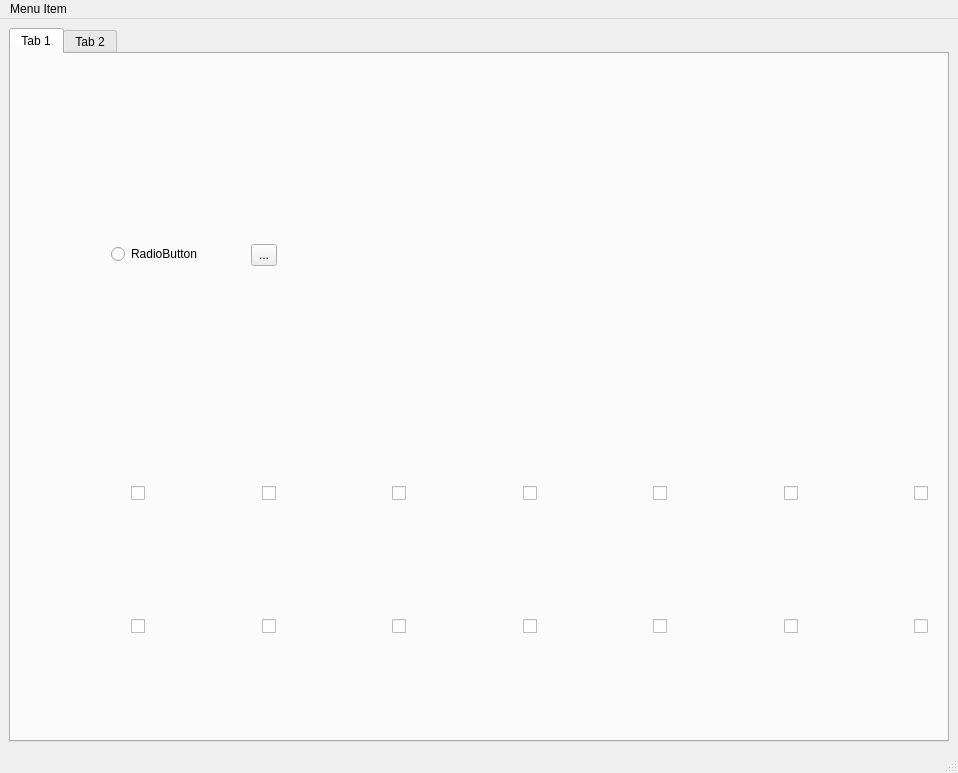
<?xml version="1.0" encoding="UTF-8"?>
<ui version="4.0">
 <class>MainWindow</class>
 <widget class="QMainWindow" name="MainWindow">
  <property name="geometry">
   <rect>
    <x>0</x>
    <y>0</y>
    <width>958</width>
    <height>773</height>
   </rect>
  </property>
  <property name="windowTitle">
   <string>MainWindow</string>
  </property>
  <widget class="QWidget" name="centralwidget">
   <layout class="QHBoxLayout" name="horizontalLayout">
    <item>
     <widget class="QTabWidget" name="tabWidget">
      <property name="currentIndex">
       <number>0</number>
      </property>
      <widget class="QWidget" name="tab">
       <attribute name="title">
        <string>Tab 1</string>
       </attribute>
       <widget class="QToolButton" name="toolButton">
        <property name="geometry">
         <rect>
          <x>240</x>
          <y>190</y>
          <width>26</width>
          <height>22</height>
         </rect>
        </property>
        <property name="text">
         <string>...</string>
        </property>
       </widget>
       <widget class="QRadioButton" name="radioButton">
        <property name="geometry">
         <rect>
          <x>100</x>
          <y>190</y>
          <width>99</width>
          <height>20</height>
         </rect>
        </property>
        <property name="text">
         <string>RadioButton</string>
        </property>
       </widget>
       <widget class="QWidget" name="">
        <property name="geometry">
         <rect>
          <x>-10</x>
          <y>320</y>
          <width>200</width>
          <height>124</height>
         </rect>
        </property>
        <layout class="QGridLayout" name="gridLayout_4">
         <item row="0" column="0">
          <widget class="QLabel" name="label_7">
           <property name="text">
            <string>&lt;html&gt;&lt;head/&gt;&lt;body&gt;&lt;p&gt;&lt;img src=&quot;:/icons/monkey.png&quot;/&gt;&lt;/p&gt;&lt;/body&gt;&lt;/html&gt;</string>
           </property>
          </widget>
         </item>
         <item row="0" column="5" rowspan="2">
          <widget class="QLabel" name="label_9">
           <property name="text">
            <string>&lt;html&gt;&lt;head/&gt;&lt;body&gt;&lt;p&gt;&lt;img src=&quot;:/icons/monkey.png&quot;/&gt;&lt;/p&gt;&lt;/body&gt;&lt;/html&gt;</string>
           </property>
          </widget>
         </item>
         <item row="0" column="6" colspan="2">
          <widget class="QLabel" name="label_10">
           <property name="text">
            <string>&lt;html&gt;&lt;head/&gt;&lt;body&gt;&lt;p&gt;&lt;img src=&quot;:/icons/monkey.png&quot;/&gt;&lt;/p&gt;&lt;/body&gt;&lt;/html&gt;</string>
           </property>
          </widget>
         </item>
         <item row="1" column="1" rowspan="2" colspan="2">
          <widget class="QLabel" name="label_8">
           <property name="text">
            <string>&lt;html&gt;&lt;head/&gt;&lt;body&gt;&lt;p&gt;&lt;img src=&quot;:/icons/monkey.png&quot;/&gt;&lt;/p&gt;&lt;/body&gt;&lt;/html&gt;</string>
           </property>
          </widget>
         </item>
         <item row="1" column="6" rowspan="2" colspan="2">
          <widget class="QLabel" name="label_14">
           <property name="text">
            <string>&lt;html&gt;&lt;head/&gt;&lt;body&gt;&lt;p&gt;&lt;img src=&quot;:/icons/monkey.png&quot;/&gt;&lt;/p&gt;&lt;/body&gt;&lt;/html&gt;</string>
           </property>
          </widget>
         </item>
         <item row="1" column="10" rowspan="2">
          <widget class="QLabel" name="label_11">
           <property name="text">
            <string>&lt;html&gt;&lt;head/&gt;&lt;body&gt;&lt;p&gt;&lt;img src=&quot;:/icons/monkey.png&quot;/&gt;&lt;/p&gt;&lt;/body&gt;&lt;/html&gt;</string>
           </property>
          </widget>
         </item>
         <item row="1" column="11">
          <widget class="QLabel" name="label_12">
           <property name="text">
            <string>&lt;html&gt;&lt;head/&gt;&lt;body&gt;&lt;p&gt;&lt;img src=&quot;:/icons/monkey.png&quot;/&gt;&lt;/p&gt;&lt;/body&gt;&lt;/html&gt;</string>
           </property>
          </widget>
         </item>
         <item row="2" column="2" rowspan="2" colspan="2">
          <widget class="QLabel" name="label_18">
           <property name="text">
            <string>&lt;html&gt;&lt;head/&gt;&lt;body&gt;&lt;p&gt;&lt;img src=&quot;:/icons/monkey.png&quot;/&gt;&lt;/p&gt;&lt;/body&gt;&lt;/html&gt;</string>
           </property>
          </widget>
         </item>
         <item row="2" column="7" rowspan="2" colspan="2">
          <widget class="QLabel" name="label_15">
           <property name="text">
            <string>&lt;html&gt;&lt;head/&gt;&lt;body&gt;&lt;p&gt;&lt;img src=&quot;:/icons/monkey.png&quot;/&gt;&lt;/p&gt;&lt;/body&gt;&lt;/html&gt;</string>
           </property>
          </widget>
         </item>
         <item row="2" column="11" rowspan="2">
          <widget class="QLabel" name="label_13">
           <property name="text">
            <string>&lt;html&gt;&lt;head/&gt;&lt;body&gt;&lt;p&gt;&lt;img src=&quot;:/icons/monkey.png&quot;/&gt;&lt;/p&gt;&lt;/body&gt;&lt;/html&gt;</string>
           </property>
          </widget>
         </item>
         <item row="3" column="3" rowspan="2" colspan="2">
          <widget class="QLabel" name="label_19">
           <property name="text">
            <string>&lt;html&gt;&lt;head/&gt;&lt;body&gt;&lt;p&gt;&lt;img src=&quot;:/icons/monkey.png&quot;/&gt;&lt;/p&gt;&lt;/body&gt;&lt;/html&gt;</string>
           </property>
          </widget>
         </item>
         <item row="3" column="8" rowspan="2" colspan="2">
          <widget class="QLabel" name="label_16">
           <property name="text">
            <string>&lt;html&gt;&lt;head/&gt;&lt;body&gt;&lt;p&gt;&lt;img src=&quot;:/icons/monkey.png&quot;/&gt;&lt;/p&gt;&lt;/body&gt;&lt;/html&gt;</string>
           </property>
          </widget>
         </item>
         <item row="4" column="4" rowspan="2" colspan="2">
          <widget class="QLabel" name="label_20">
           <property name="text">
            <string>&lt;html&gt;&lt;head/&gt;&lt;body&gt;&lt;p&gt;&lt;img src=&quot;:/icons/monkey.png&quot;/&gt;&lt;/p&gt;&lt;/body&gt;&lt;/html&gt;</string>
           </property>
          </widget>
         </item>
         <item row="4" column="9" rowspan="2" colspan="2">
          <widget class="QLabel" name="label_17">
           <property name="text">
            <string>&lt;html&gt;&lt;head/&gt;&lt;body&gt;&lt;p&gt;&lt;img src=&quot;:/icons/monkey.png&quot;/&gt;&lt;/p&gt;&lt;/body&gt;&lt;/html&gt;</string>
           </property>
          </widget>
         </item>
         <item row="4" column="11" rowspan="2">
          <widget class="QLabel" name="label_23">
           <property name="text">
            <string>&lt;html&gt;&lt;head/&gt;&lt;body&gt;&lt;p&gt;&lt;img src=&quot;:/icons/monkey.png&quot;/&gt;&lt;/p&gt;&lt;/body&gt;&lt;/html&gt;</string>
           </property>
          </widget>
         </item>
         <item row="5" column="5" rowspan="2" colspan="2">
          <widget class="QLabel" name="label_21">
           <property name="text">
            <string>&lt;html&gt;&lt;head/&gt;&lt;body&gt;&lt;p&gt;&lt;img src=&quot;:/icons/monkey.png&quot;/&gt;&lt;/p&gt;&lt;/body&gt;&lt;/html&gt;</string>
           </property>
          </widget>
         </item>
         <item row="6" column="6" colspan="2">
          <widget class="QLabel" name="label_22">
           <property name="text">
            <string>&lt;html&gt;&lt;head/&gt;&lt;body&gt;&lt;p&gt;&lt;img src=&quot;:/icons/monkey.png&quot;/&gt;&lt;/p&gt;&lt;/body&gt;&lt;/html&gt;</string>
           </property>
          </widget>
         </item>
        </layout>
       </widget>
       <widget class="QLabel" name="label_3">
        <property name="geometry">
         <rect>
          <x>20</x>
          <y>270</y>
          <width>901</width>
          <height>351</height>
         </rect>
        </property>
        <property name="text">
         <string/>
        </property>
        <property name="pixmap">
         <pixmap resource="resources.qrc">:/sensors/wellplate060.png</pixmap>
        </property>
        <property name="scaledContents">
         <bool>true</bool>
        </property>
       </widget>
       <widget class="QWidget" name="">
        <property name="geometry">
         <rect>
          <x>120</x>
          <y>320</y>
          <width>2083</width>
          <height>639</height>
         </rect>
        </property>
        <layout class="QGridLayout" name="gridLayout_3">
         <item row="2" column="1">
          <widget class="QCheckBox" name="checkBox_52">
           <property name="text">
            <string/>
           </property>
          </widget>
         </item>
         <item row="0" column="14">
          <widget class="QCheckBox" name="checkBox_13">
           <property name="text">
            <string/>
           </property>
          </widget>
         </item>
         <item row="1" column="1">
          <widget class="QCheckBox" name="checkBox_36">
           <property name="text">
            <string/>
           </property>
          </widget>
         </item>
         <item row="2" column="2">
          <widget class="QCheckBox" name="checkBox_58">
           <property name="text">
            <string/>
           </property>
          </widget>
         </item>
         <item row="3" column="2">
          <widget class="QCheckBox" name="checkBox_74">
           <property name="text">
            <string/>
           </property>
          </widget>
         </item>
         <item row="2" column="11">
          <widget class="QCheckBox" name="checkBox_59">
           <property name="text">
            <string/>
           </property>
          </widget>
         </item>
         <item row="1" column="14">
          <widget class="QCheckBox" name="checkBox_37">
           <property name="text">
            <string/>
           </property>
          </widget>
         </item>
         <item row="3" column="10">
          <widget class="QCheckBox" name="checkBox_79">
           <property name="text">
            <string/>
           </property>
          </widget>
         </item>
         <item row="2" column="13">
          <widget class="QCheckBox" name="checkBox_49">
           <property name="text">
            <string/>
           </property>
          </widget>
         </item>
         <item row="0" column="0">
          <widget class="QCheckBox" name="checkBox">
           <property name="text">
            <string/>
           </property>
          </widget>
         </item>
         <item row="0" column="3">
          <widget class="QCheckBox" name="checkBox_4">
           <property name="text">
            <string/>
           </property>
          </widget>
         </item>
         <item row="2" column="7">
          <widget class="QCheckBox" name="checkBox_55">
           <property name="text">
            <string/>
           </property>
          </widget>
         </item>
         <item row="1" column="15">
          <widget class="QCheckBox" name="checkBox_34">
           <property name="text">
            <string/>
           </property>
          </widget>
         </item>
         <item row="0" column="12">
          <widget class="QCheckBox" name="checkBox_16">
           <property name="text">
            <string/>
           </property>
          </widget>
         </item>
         <item row="0" column="10">
          <widget class="QCheckBox" name="checkBox_9">
           <property name="text">
            <string/>
           </property>
          </widget>
         </item>
         <item row="3" column="0">
          <widget class="QCheckBox" name="checkBox_78">
           <property name="text">
            <string/>
           </property>
          </widget>
         </item>
         <item row="1" column="5">
          <widget class="QCheckBox" name="checkBox_40">
           <property name="text">
            <string/>
           </property>
          </widget>
         </item>
         <item row="3" column="12">
          <widget class="QCheckBox" name="checkBox_70">
           <property name="text">
            <string/>
           </property>
          </widget>
         </item>
         <item row="3" column="4">
          <widget class="QCheckBox" name="checkBox_73">
           <property name="text">
            <string/>
           </property>
          </widget>
         </item>
         <item row="1" column="3">
          <widget class="QCheckBox" name="checkBox_45">
           <property name="text">
            <string/>
           </property>
          </widget>
         </item>
         <item row="2" column="0">
          <widget class="QCheckBox" name="checkBox_62">
           <property name="text">
            <string/>
           </property>
          </widget>
         </item>
         <item row="2" column="14">
          <widget class="QCheckBox" name="checkBox_53">
           <property name="text">
            <string/>
           </property>
          </widget>
         </item>
         <item row="0" column="6">
          <widget class="QCheckBox" name="checkBox_6">
           <property name="text">
            <string/>
           </property>
          </widget>
         </item>
         <item row="1" column="4">
          <widget class="QCheckBox" name="checkBox_41">
           <property name="text">
            <string/>
           </property>
          </widget>
         </item>
         <item row="3" column="8">
          <widget class="QCheckBox" name="checkBox_80">
           <property name="text">
            <string/>
           </property>
          </widget>
         </item>
         <item row="3" column="15">
          <widget class="QCheckBox" name="checkBox_66">
           <property name="text">
            <string/>
           </property>
          </widget>
         </item>
         <item row="3" column="7">
          <widget class="QCheckBox" name="checkBox_71">
           <property name="text">
            <string/>
           </property>
          </widget>
         </item>
         <item row="1" column="10">
          <widget class="QCheckBox" name="checkBox_47">
           <property name="text">
            <string/>
           </property>
          </widget>
         </item>
         <item row="1" column="0">
          <widget class="QCheckBox" name="checkBox_46">
           <property name="text">
            <string/>
           </property>
          </widget>
         </item>
         <item row="2" column="5">
          <widget class="QCheckBox" name="checkBox_56">
           <property name="text">
            <string/>
           </property>
          </widget>
         </item>
         <item row="0" column="13">
          <widget class="QCheckBox" name="checkBox_15">
           <property name="text">
            <string/>
           </property>
          </widget>
         </item>
         <item row="1" column="8">
          <widget class="QCheckBox" name="checkBox_48">
           <property name="text">
            <string/>
           </property>
          </widget>
         </item>
         <item row="3" column="11">
          <widget class="QCheckBox" name="checkBox_75">
           <property name="text">
            <string/>
           </property>
          </widget>
         </item>
         <item row="0" column="8">
          <widget class="QCheckBox" name="checkBox_12">
           <property name="text">
            <string/>
           </property>
          </widget>
         </item>
         <item row="3" column="1">
          <widget class="QCheckBox" name="checkBox_68">
           <property name="text">
            <string/>
           </property>
          </widget>
         </item>
         <item row="1" column="12">
          <widget class="QCheckBox" name="checkBox_38">
           <property name="text">
            <string/>
           </property>
          </widget>
         </item>
         <item row="0" column="15">
          <widget class="QCheckBox" name="checkBox_14">
           <property name="text">
            <string/>
           </property>
          </widget>
         </item>
         <item row="2" column="4">
          <widget class="QCheckBox" name="checkBox_57">
           <property name="text">
            <string/>
           </property>
          </widget>
         </item>
         <item row="2" column="10">
          <widget class="QCheckBox" name="checkBox_63">
           <property name="text">
            <string/>
           </property>
          </widget>
         </item>
         <item row="0" column="11">
          <widget class="QCheckBox" name="checkBox_10">
           <property name="text">
            <string/>
           </property>
          </widget>
         </item>
         <item row="2" column="12">
          <widget class="QCheckBox" name="checkBox_54">
           <property name="text">
            <string/>
           </property>
          </widget>
         </item>
         <item row="3" column="9">
          <widget class="QCheckBox" name="checkBox_76">
           <property name="text">
            <string/>
           </property>
          </widget>
         </item>
         <item row="2" column="3">
          <widget class="QCheckBox" name="checkBox_61">
           <property name="text">
            <string/>
           </property>
          </widget>
         </item>
         <item row="3" column="14">
          <widget class="QCheckBox" name="checkBox_69">
           <property name="text">
            <string/>
           </property>
          </widget>
         </item>
         <item row="1" column="11">
          <widget class="QCheckBox" name="checkBox_43">
           <property name="text">
            <string/>
           </property>
          </widget>
         </item>
         <item row="0" column="7">
          <widget class="QCheckBox" name="checkBox_7">
           <property name="text">
            <string/>
           </property>
          </widget>
         </item>
         <item row="3" column="13">
          <widget class="QCheckBox" name="checkBox_65">
           <property name="text">
            <string/>
           </property>
          </widget>
         </item>
         <item row="0" column="4">
          <widget class="QCheckBox" name="checkBox_8">
           <property name="text">
            <string/>
           </property>
          </widget>
         </item>
         <item row="2" column="9">
          <widget class="QCheckBox" name="checkBox_60">
           <property name="text">
            <string/>
           </property>
          </widget>
         </item>
         <item row="1" column="2">
          <widget class="QCheckBox" name="checkBox_42">
           <property name="text">
            <string/>
           </property>
          </widget>
         </item>
         <item row="0" column="1">
          <widget class="QCheckBox" name="checkBox_2">
           <property name="text">
            <string/>
           </property>
          </widget>
         </item>
         <item row="1" column="6">
          <widget class="QCheckBox" name="checkBox_35">
           <property name="text">
            <string/>
           </property>
          </widget>
         </item>
         <item row="3" column="5">
          <widget class="QCheckBox" name="checkBox_72">
           <property name="text">
            <string/>
           </property>
          </widget>
         </item>
         <item row="0" column="2">
          <widget class="QCheckBox" name="checkBox_3">
           <property name="text">
            <string/>
           </property>
          </widget>
         </item>
         <item row="1" column="7">
          <widget class="QCheckBox" name="checkBox_39">
           <property name="text">
            <string/>
           </property>
          </widget>
         </item>
         <item row="3" column="3">
          <widget class="QCheckBox" name="checkBox_77">
           <property name="text">
            <string/>
           </property>
          </widget>
         </item>
         <item row="0" column="9">
          <widget class="QCheckBox" name="checkBox_11">
           <property name="text">
            <string/>
           </property>
          </widget>
         </item>
         <item row="2" column="15">
          <widget class="QCheckBox" name="checkBox_50">
           <property name="text">
            <string/>
           </property>
          </widget>
         </item>
         <item row="1" column="13">
          <widget class="QCheckBox" name="checkBox_33">
           <property name="text">
            <string/>
           </property>
          </widget>
         </item>
         <item row="1" column="9">
          <widget class="QCheckBox" name="checkBox_44">
           <property name="text">
            <string/>
           </property>
          </widget>
         </item>
         <item row="2" column="8">
          <widget class="QCheckBox" name="checkBox_64">
           <property name="text">
            <string/>
           </property>
          </widget>
         </item>
         <item row="3" column="6">
          <widget class="QCheckBox" name="checkBox_67">
           <property name="text">
            <string/>
           </property>
          </widget>
         </item>
         <item row="0" column="5">
          <widget class="QCheckBox" name="checkBox_5">
           <property name="text">
            <string/>
           </property>
          </widget>
         </item>
         <item row="2" column="6">
          <widget class="QCheckBox" name="checkBox_51">
           <property name="text">
            <string/>
           </property>
          </widget>
         </item>
        </layout>
       </widget>
       <zorder>label_3</zorder>
       <zorder>toolButton</zorder>
       <zorder>radioButton</zorder>
       <zorder>checkBox</zorder>
       <zorder>checkBox_2</zorder>
       <zorder>checkBox_3</zorder>
       <zorder>checkBox_4</zorder>
       <zorder>checkBox_5</zorder>
       <zorder>checkBox_6</zorder>
       <zorder>checkBox_7</zorder>
       <zorder>checkBox_8</zorder>
       <zorder>checkBox_9</zorder>
       <zorder>checkBox_10</zorder>
       <zorder>checkBox_11</zorder>
       <zorder>checkBox_12</zorder>
       <zorder>checkBox_13</zorder>
       <zorder>checkBox_14</zorder>
       <zorder>checkBox_15</zorder>
       <zorder>checkBox_16</zorder>
       <zorder>checkBox_33</zorder>
       <zorder>checkBox_34</zorder>
       <zorder>checkBox_35</zorder>
       <zorder>checkBox_36</zorder>
       <zorder>checkBox_37</zorder>
       <zorder>checkBox_38</zorder>
       <zorder>checkBox_39</zorder>
       <zorder>checkBox_40</zorder>
       <zorder>checkBox_41</zorder>
       <zorder>checkBox_42</zorder>
       <zorder>checkBox_43</zorder>
       <zorder>checkBox_44</zorder>
       <zorder>checkBox_45</zorder>
       <zorder>checkBox_46</zorder>
       <zorder>checkBox_47</zorder>
       <zorder>checkBox_48</zorder>
       <zorder>checkBox_49</zorder>
       <zorder>checkBox_50</zorder>
       <zorder>checkBox_51</zorder>
       <zorder>checkBox_52</zorder>
       <zorder>checkBox_53</zorder>
       <zorder>checkBox_54</zorder>
       <zorder>checkBox_55</zorder>
       <zorder>checkBox_56</zorder>
       <zorder>checkBox_57</zorder>
       <zorder>checkBox_58</zorder>
       <zorder>checkBox_59</zorder>
       <zorder>checkBox_60</zorder>
       <zorder>checkBox_61</zorder>
       <zorder>checkBox_62</zorder>
       <zorder>checkBox_63</zorder>
       <zorder>checkBox_64</zorder>
       <zorder>checkBox_65</zorder>
       <zorder>checkBox_66</zorder>
       <zorder>checkBox_67</zorder>
       <zorder>checkBox_68</zorder>
       <zorder>checkBox_69</zorder>
       <zorder>checkBox_70</zorder>
       <zorder>checkBox_71</zorder>
       <zorder>checkBox_72</zorder>
       <zorder>checkBox_73</zorder>
       <zorder>checkBox_74</zorder>
       <zorder>checkBox_75</zorder>
       <zorder>checkBox_76</zorder>
       <zorder>checkBox_77</zorder>
       <zorder>checkBox_78</zorder>
       <zorder>checkBox_79</zorder>
       <zorder>checkBox_80</zorder>
       <zorder>label_7</zorder>
       <zorder>label_8</zorder>
       <zorder>label_9</zorder>
       <zorder>label_10</zorder>
       <zorder>label_11</zorder>
       <zorder>label_12</zorder>
       <zorder>label_13</zorder>
       <zorder>label_14</zorder>
       <zorder>label_15</zorder>
       <zorder>label_16</zorder>
       <zorder>label_17</zorder>
       <zorder>label_18</zorder>
       <zorder>label_19</zorder>
       <zorder>label_20</zorder>
       <zorder>label_21</zorder>
       <zorder>label_22</zorder>
       <zorder>label_23</zorder>
       <zorder></zorder>
      </widget>
      <widget class="QWidget" name="tab_2">
       <attribute name="title">
        <string>Tab 2</string>
       </attribute>
       <widget class="QWidget" name="gridLayoutWidget">
        <property name="geometry">
         <rect>
          <x>460</x>
          <y>320</y>
          <width>427</width>
          <height>44</height>
         </rect>
        </property>
        <layout class="QGridLayout" name="gridLayout">
         <item row="0" column="1">
          <widget class="QRadioButton" name="radioButton_2">
           <property name="text">
            <string>RadioButton</string>
           </property>
          </widget>
         </item>
         <item row="0" column="3">
          <widget class="QRadioButton" name="radioButton_4">
           <property name="text">
            <string>RadioButton</string>
           </property>
          </widget>
         </item>
         <item row="0" column="2">
          <widget class="QRadioButton" name="radioButton_3">
           <property name="text">
            <string>RadioButton</string>
           </property>
          </widget>
         </item>
         <item row="0" column="0">
          <widget class="QRadioButton" name="radioButton_5">
           <property name="text">
            <string>RadioButton</string>
           </property>
          </widget>
         </item>
         <item row="1" column="1">
          <widget class="QRadioButton" name="radioButton_6">
           <property name="text">
            <string>RadioButton</string>
           </property>
          </widget>
         </item>
         <item row="1" column="0">
          <widget class="QRadioButton" name="radioButton_7">
           <property name="text">
            <string>RadioButton</string>
           </property>
          </widget>
         </item>
         <item row="1" column="2">
          <widget class="QRadioButton" name="radioButton_8">
           <property name="text">
            <string>RadioButton</string>
           </property>
          </widget>
         </item>
         <item row="1" column="3">
          <widget class="QRadioButton" name="radioButton_9">
           <property name="text">
            <string>RadioButton</string>
           </property>
          </widget>
         </item>
        </layout>
       </widget>
       <widget class="QWidget" name="verticalLayoutWidget">
        <property name="geometry">
         <rect>
          <x>11</x>
          <y>11</y>
          <width>361</width>
          <height>631</height>
         </rect>
        </property>
        <layout class="QVBoxLayout" name="verticalLayout">
         <item>
          <widget class="QPushButton" name="pushButton_2">
           <property name="text">
            <string>PushButton</string>
           </property>
          </widget>
         </item>
         <item>
          <widget class="QLabel" name="label_2">
           <property name="text">
            <string>TextLabel</string>
           </property>
          </widget>
         </item>
         <item>
          <widget class="QSpinBox" name="spinBox"/>
         </item>
         <item>
          <widget class="QLabel" name="label">
           <property name="text">
            <string>Label 1</string>
           </property>
          </widget>
         </item>
         <item>
          <widget class="QPushButton" name="pushButton">
           <property name="text">
            <string>PushButton</string>
           </property>
          </widget>
         </item>
        </layout>
       </widget>
       <widget class="QListWidget" name="listWidget">
        <property name="geometry">
         <rect>
          <x>420</x>
          <y>50</y>
          <width>451</width>
          <height>191</height>
         </rect>
        </property>
        <property name="dragEnabled">
         <bool>true</bool>
        </property>
        <item>
         <property name="text">
          <string>sdfgs</string>
         </property>
        </item>
        <item>
         <property name="text">
          <string>asdfasdf</string>
         </property>
        </item>
        <item>
         <property name="text">
          <string>asdfasdfa</string>
         </property>
        </item>
       </widget>
      </widget>
     </widget>
    </item>
   </layout>
  </widget>
  <widget class="QMenuBar" name="menubar">
   <property name="geometry">
    <rect>
     <x>0</x>
     <y>0</y>
     <width>958</width>
     <height>24</height>
    </rect>
   </property>
   <widget class="QMenu" name="menuMenu_Item">
    <property name="title">
     <string>Menu Item</string>
    </property>
    <addaction name="actionitem_xxx"/>
   </widget>
   <addaction name="menuMenu_Item"/>
  </widget>
  <widget class="QStatusBar" name="statusbar"/>
  <action name="actionitem_xxx">
   <property name="text">
    <string>item xxx</string>
   </property>
  </action>
 </widget>
 <resources>
  <include location="resources.qrc"/>
 </resources>
 <connections/>
</ui>
